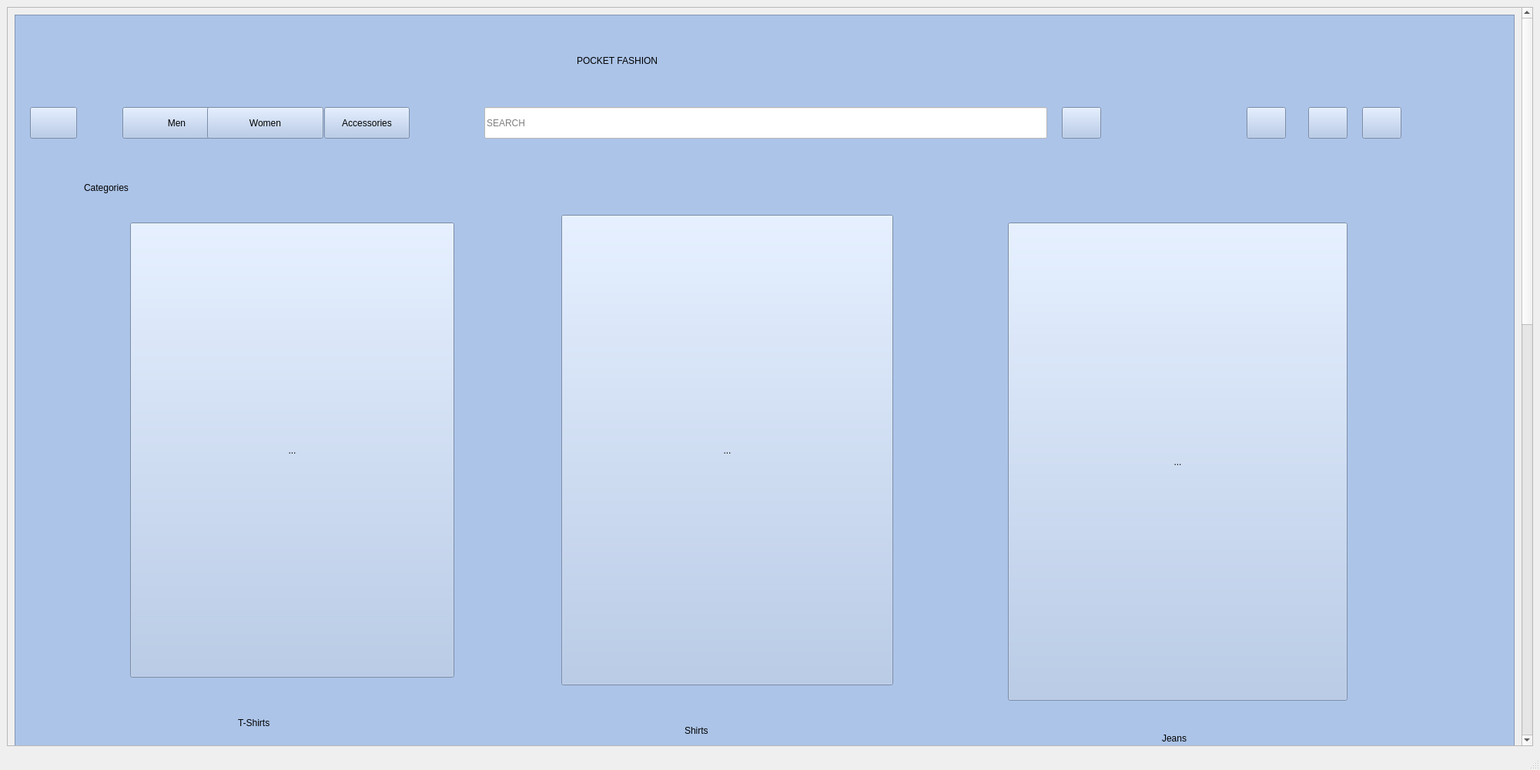
<?xml version="1.0" encoding="UTF-8"?>
<ui version="4.0">
 <class>MainWindow</class>
 <widget class="QMainWindow" name="MainWindow">
  <property name="geometry">
   <rect>
    <x>0</x>
    <y>0</y>
    <width>2000</width>
    <height>1000</height>
   </rect>
  </property>
  <property name="minimumSize">
   <size>
    <width>0</width>
    <height>0</height>
   </size>
  </property>
  <property name="windowTitle">
   <string>MainWindow</string>
  </property>
  <widget class="QWidget" name="centralwidget">
   <layout class="QHBoxLayout" name="horizontalLayout">
    <item>
     <widget class="QScrollArea" name="scrollArea">
      <property name="widgetResizable">
       <bool>true</bool>
      </property>
      <widget class="QWidget" name="scrollAreaWidgetContents">
       <property name="geometry">
        <rect>
         <x>0</x>
         <y>0</y>
         <width>1959</width>
         <height>2243</height>
        </rect>
       </property>
       <layout class="QHBoxLayout" name="horizontalLayout_2">
        <item>
         <widget class="QFrame" name="frame">
          <property name="minimumSize">
           <size>
            <width>0</width>
            <height>2225</height>
           </size>
          </property>
          <property name="styleSheet">
           <string notr="true">background-color: rgb(172, 196, 232);
</string>
          </property>
          <property name="frameShape">
           <enum>QFrame::StyledPanel</enum>
          </property>
          <property name="frameShadow">
           <enum>QFrame::Raised</enum>
          </property>
          <widget class="QLabel" name="label">
           <property name="geometry">
            <rect>
             <x>730</x>
             <y>30</y>
             <width>441</width>
             <height>61</height>
            </rect>
           </property>
           <property name="styleSheet">
            <string notr="true">font: 75 32pt &quot;Times New Roman&quot;;</string>
           </property>
           <property name="text">
            <string>&lt;html&gt;&lt;head/&gt;&lt;body&gt;&lt;p&gt;POCKET FASHION&lt;/p&gt;&lt;/body&gt;&lt;/html&gt;</string>
           </property>
          </widget>
          <widget class="QLineEdit" name="lineEdit">
           <property name="geometry">
            <rect>
             <x>610</x>
             <y>120</y>
             <width>731</width>
             <height>41</height>
            </rect>
           </property>
           <property name="styleSheet">
            <string notr="true">background-color: rgb(255, 255, 255);</string>
           </property>
           <property name="placeholderText">
            <string>SEARCH</string>
           </property>
          </widget>
          <widget class="QLabel" name="label_2">
           <property name="geometry">
            <rect>
             <x>90</x>
             <y>190</y>
             <width>151</width>
             <height>71</height>
            </rect>
           </property>
           <property name="styleSheet">
            <string notr="true">font: 26pt &quot;Gabriola&quot;;</string>
           </property>
           <property name="text">
            <string>&lt;html&gt;&lt;head/&gt;&lt;body&gt;&lt;p&gt;Categories&lt;/p&gt;&lt;/body&gt;&lt;/html&gt;</string>
           </property>
          </widget>
          <widget class="QLabel" name="label_3">
           <property name="geometry">
            <rect>
             <x>290</x>
             <y>890</y>
             <width>111</width>
             <height>61</height>
            </rect>
           </property>
           <property name="styleSheet">
            <string notr="true">font: 26pt &quot;Gabriola&quot;;</string>
           </property>
           <property name="text">
            <string>&lt;html&gt;&lt;head/&gt;&lt;body&gt;&lt;p&gt;T-Shirts&lt;/p&gt;&lt;/body&gt;&lt;/html&gt;</string>
           </property>
          </widget>
          <widget class="QLabel" name="label_4">
           <property name="geometry">
            <rect>
             <x>870</x>
             <y>900</y>
             <width>81</width>
             <height>61</height>
            </rect>
           </property>
           <property name="styleSheet">
            <string notr="true">font: 26pt &quot;Gabriola&quot;;</string>
           </property>
           <property name="text">
            <string>&lt;html&gt;&lt;head/&gt;&lt;body&gt;&lt;p&gt;Shirts&lt;/p&gt;&lt;/body&gt;&lt;/html&gt;</string>
           </property>
          </widget>
          <widget class="QLabel" name="label_5">
           <property name="geometry">
            <rect>
             <x>1490</x>
             <y>910</y>
             <width>71</width>
             <height>61</height>
            </rect>
           </property>
           <property name="styleSheet">
            <string notr="true">font: 26pt &quot;Gabriola&quot;;</string>
           </property>
           <property name="text">
            <string>&lt;html&gt;&lt;head/&gt;&lt;body&gt;&lt;p&gt;Jeans&lt;/p&gt;&lt;/body&gt;&lt;/html&gt;</string>
           </property>
          </widget>
          <widget class="QLabel" name="label_6">
           <property name="geometry">
            <rect>
             <x>210</x>
             <y>1710</y>
             <width>301</width>
             <height>81</height>
            </rect>
           </property>
           <property name="styleSheet">
            <string notr="true">font: 26pt &quot;Gabriola&quot;;</string>
           </property>
           <property name="text">
            <string>&lt;html&gt;&lt;head/&gt;&lt;body&gt;&lt;p&gt;Sweatshirts &amp;amp; Hoodies&lt;/p&gt;&lt;/body&gt;&lt;/html&gt;</string>
           </property>
          </widget>
          <widget class="QLabel" name="label_7">
           <property name="geometry">
            <rect>
             <x>850</x>
             <y>1710</y>
             <width>191</width>
             <height>71</height>
            </rect>
           </property>
           <property name="styleSheet">
            <string notr="true">font: 26pt &quot;Gabriola&quot;;</string>
           </property>
           <property name="text">
            <string>&lt;html&gt;&lt;head/&gt;&lt;body&gt;&lt;p&gt;Ethnic wear&lt;/p&gt;&lt;/body&gt;&lt;/html&gt;</string>
           </property>
          </widget>
          <widget class="QLabel" name="label_8">
           <property name="geometry">
            <rect>
             <x>1420</x>
             <y>1720</y>
             <width>261</width>
             <height>61</height>
            </rect>
           </property>
           <property name="styleSheet">
            <string notr="true">font: 26pt &quot;Gabriola&quot;;</string>
           </property>
           <property name="text">
            <string>&lt;html&gt;&lt;head/&gt;&lt;body&gt;&lt;p&gt;Trousers &amp;amp; Shorts&lt;/p&gt;&lt;/body&gt;&lt;/html&gt;</string>
           </property>
          </widget>
          <widget class="QLabel" name="label_10">
           <property name="geometry">
            <rect>
             <x>10</x>
             <y>10</y>
             <width>111</width>
             <height>91</height>
            </rect>
           </property>
           <property name="text">
            <string/>
           </property>
           <property name="pixmap">
            <pixmap>../../../Downloads/pf.png</pixmap>
           </property>
          </widget>
          <widget class="QPushButton" name="pushButton_10">
           <property name="geometry">
            <rect>
             <x>1360</x>
             <y>120</y>
             <width>51</width>
             <height>41</height>
            </rect>
           </property>
           <property name="text">
            <string/>
           </property>
           <property name="icon">
            <iconset>
             <normaloff>../../../Downloads/feather (1)/search.svg</normaloff>../../../Downloads/feather (1)/search.svg</iconset>
           </property>
           <property name="iconSize">
            <size>
             <width>32</width>
             <height>32</height>
            </size>
           </property>
          </widget>
          <widget class="QPushButton" name="pushButton_5">
           <property name="geometry">
            <rect>
             <x>1600</x>
             <y>120</y>
             <width>51</width>
             <height>41</height>
            </rect>
           </property>
           <property name="text">
            <string/>
           </property>
           <property name="icon">
            <iconset>
             <normaloff>../../../Downloads/feather (1)/heart.svg</normaloff>../../../Downloads/feather (1)/heart.svg</iconset>
           </property>
           <property name="iconSize">
            <size>
             <width>32</width>
             <height>32</height>
            </size>
           </property>
          </widget>
          <widget class="QPushButton" name="pushButton_6">
           <property name="geometry">
            <rect>
             <x>1680</x>
             <y>120</y>
             <width>51</width>
             <height>41</height>
            </rect>
           </property>
           <property name="text">
            <string/>
           </property>
           <property name="icon">
            <iconset>
             <normaloff>../../../Downloads/feather (1)/shopping-cart.svg</normaloff>../../../Downloads/feather (1)/shopping-cart.svg</iconset>
           </property>
           <property name="iconSize">
            <size>
             <width>32</width>
             <height>32</height>
            </size>
           </property>
          </widget>
          <widget class="QPushButton" name="login">
           <property name="geometry">
            <rect>
             <x>1750</x>
             <y>120</y>
             <width>51</width>
             <height>41</height>
            </rect>
           </property>
           <property name="text">
            <string/>
           </property>
           <property name="icon">
            <iconset>
             <normaloff>../../../Downloads/feather (1)/log-in.svg</normaloff>../../../Downloads/feather (1)/log-in.svg</iconset>
           </property>
           <property name="iconSize">
            <size>
             <width>32</width>
             <height>32</height>
            </size>
           </property>
          </widget>
          <widget class="QPushButton" name="men">
           <property name="geometry">
            <rect>
             <x>140</x>
             <y>120</y>
             <width>141</width>
             <height>41</height>
            </rect>
           </property>
           <property name="styleSheet">
            <string notr="true">font: 16pt &quot;Gabriola&quot;;</string>
           </property>
           <property name="text">
            <string>Men</string>
           </property>
          </widget>
          <widget class="QPushButton" name="women">
           <property name="geometry">
            <rect>
             <x>250</x>
             <y>120</y>
             <width>151</width>
             <height>41</height>
            </rect>
           </property>
           <property name="styleSheet">
            <string notr="true">font: 16pt &quot;Gabriola&quot;;</string>
           </property>
           <property name="text">
            <string>Women</string>
           </property>
          </widget>
          <widget class="QPushButton" name="accessories">
           <property name="geometry">
            <rect>
             <x>402</x>
             <y>120</y>
             <width>111</width>
             <height>41</height>
            </rect>
           </property>
           <property name="styleSheet">
            <string notr="true">font: 16pt &quot;Gabriola&quot;;</string>
           </property>
           <property name="text">
            <string>Accessories</string>
           </property>
          </widget>
          <widget class="QPushButton" name="back">
           <property name="geometry">
            <rect>
             <x>20</x>
             <y>120</y>
             <width>61</width>
             <height>41</height>
            </rect>
           </property>
           <property name="text">
            <string/>
           </property>
           <property name="icon">
            <iconset>
             <normaloff>../../../Downloads/feather (1)/chevron-left.svg</normaloff>../../../Downloads/feather (1)/chevron-left.svg</iconset>
           </property>
           <property name="iconSize">
            <size>
             <width>32</width>
             <height>32</height>
            </size>
           </property>
          </widget>
          <widget class="QToolButton" name="tshirt">
           <property name="geometry">
            <rect>
             <x>150</x>
             <y>270</y>
             <width>421</width>
             <height>591</height>
            </rect>
           </property>
           <property name="text">
            <string>...</string>
           </property>
           <property name="icon">
            <iconset>
             <normaloff>../Outfits/shirtsmain.jpeg</normaloff>../Outfits/shirtsmain.jpeg</iconset>
           </property>
           <property name="iconSize">
            <size>
             <width>600</width>
             <height>600</height>
            </size>
           </property>
          </widget>
          <widget class="QToolButton" name="shirt">
           <property name="geometry">
            <rect>
             <x>710</x>
             <y>260</y>
             <width>431</width>
             <height>611</height>
            </rect>
           </property>
           <property name="text">
            <string>...</string>
           </property>
           <property name="icon">
            <iconset>
             <normaloff>../shirts.jpeg</normaloff>../shirts.jpeg</iconset>
           </property>
           <property name="iconSize">
            <size>
             <width>500000</width>
             <height>500000</height>
            </size>
           </property>
          </widget>
          <widget class="QToolButton" name="jeans">
           <property name="geometry">
            <rect>
             <x>1290</x>
             <y>270</y>
             <width>441</width>
             <height>621</height>
            </rect>
           </property>
           <property name="text">
            <string>...</string>
           </property>
           <property name="icon">
            <iconset>
             <normaloff>../../../Downloads/Mens Jeans.png</normaloff>../../../Downloads/Mens Jeans.png</iconset>
           </property>
           <property name="iconSize">
            <size>
             <width>500000</width>
             <height>500000</height>
            </size>
           </property>
          </widget>
          <widget class="QToolButton" name="pants">
           <property name="geometry">
            <rect>
             <x>1290</x>
             <y>1050</y>
             <width>461</width>
             <height>651</height>
            </rect>
           </property>
           <property name="text">
            <string>...</string>
           </property>
           <property name="icon">
            <iconset>
             <normaloff>../Outfits/Trousers.jpeg</normaloff>../Outfits/Trousers.jpeg</iconset>
           </property>
           <property name="iconSize">
            <size>
             <width>500000</width>
             <height>500000</height>
            </size>
           </property>
          </widget>
          <widget class="QToolButton" name="sweatshirt">
           <property name="geometry">
            <rect>
             <x>130</x>
             <y>1070</y>
             <width>451</width>
             <height>641</height>
            </rect>
           </property>
           <property name="text">
            <string>...</string>
           </property>
           <property name="icon">
            <iconset>
             <normaloff>../../../Downloads/Sweatshirts And hoodies.png</normaloff>../../../Downloads/Sweatshirts And hoodies.png</iconset>
           </property>
           <property name="iconSize">
            <size>
             <width>5000000</width>
             <height>5000000</height>
            </size>
           </property>
          </widget>
          <widget class="QToolButton" name="indian_wear">
           <property name="geometry">
            <rect>
             <x>700</x>
             <y>1040</y>
             <width>471</width>
             <height>671</height>
            </rect>
           </property>
           <property name="text">
            <string>...</string>
           </property>
           <property name="icon">
            <iconset>
             <normaloff>../ethnic.jpeg</normaloff>../ethnic.jpeg</iconset>
           </property>
           <property name="iconSize">
            <size>
             <width>500000</width>
             <height>500000</height>
            </size>
           </property>
          </widget>
         </widget>
        </item>
       </layout>
      </widget>
     </widget>
    </item>
   </layout>
  </widget>
  <widget class="QStatusBar" name="statusbar"/>
 </widget>
 <resources/>
 <connections/>
</ui>
